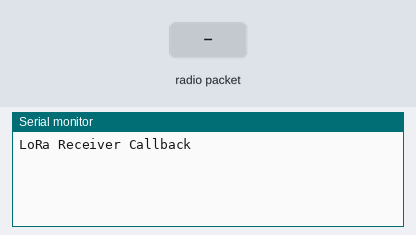
The sketch below on a simulated ESP32. On the bench: the last lines printed to the serial monitor. The inputs (shaded band) are chosen by the test bench. No radio packets arrive unless stated.

Above: at 1.2 s.
1.3 s: radio packet "1" arrives
At 1.7 s:
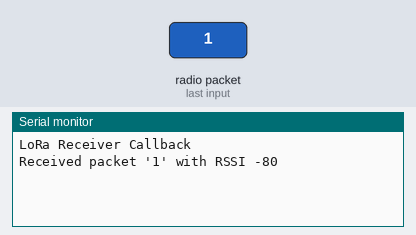
2.8 s: radio packet "0" arrives
At 4.0 s:
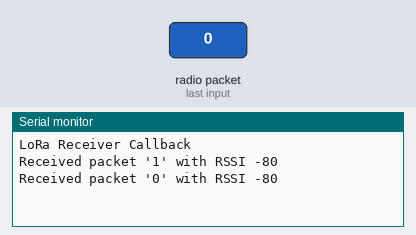
4.3 s: radio packet "2" arrives
At 5.2 s:
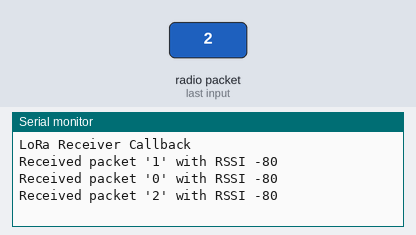

Measured:
- after the input at 1.3 s, the serial monitor: prints a new line at once (image 1)
- after the input at 2.8 s, the serial monitor: prints a new line at once (image 2)
- after the input at 4.3 s, the serial monitor: prints a new line at once (image 3)

The sketch:

JARM_ESP32_-_LoRaReceiverCallback.ino
```cpp
#include <SPI.h>
#include <LoRa.h>

#ifdef ARDUINO_SAMD_MKRWAN1300
#error "This example is not compatible with the Arduino MKR WAN 1300 board!"
#endif

void setup() {

  // JARM ESP32 DEFAULT PINS SPI
  LoRa.setPins(5, 14, 13); // set CS, reset, IRQ pin

  Serial.begin(115200);
  while (!Serial);

  Serial.println("LoRa Receiver Callback");

  if (!LoRa.begin(915E6)) {
    Serial.println("Starting LoRa failed!");
    while (1);
  }

  // register the receive callback
  LoRa.onReceive(onReceive);

  // put the radio into receive mode
  LoRa.receive();
}

void loop() {
  // do nothing
}

void onReceive(int packetSize) {
  // received a packet
  Serial.print("Received packet '");

  // read packet
  for (int i = 0; i < packetSize; i++) {
    Serial.print((char)LoRa.read());
  }

  // print RSSI of packet
  Serial.print("' with RSSI ");
  Serial.println(LoRa.packetRssi());
}
```
